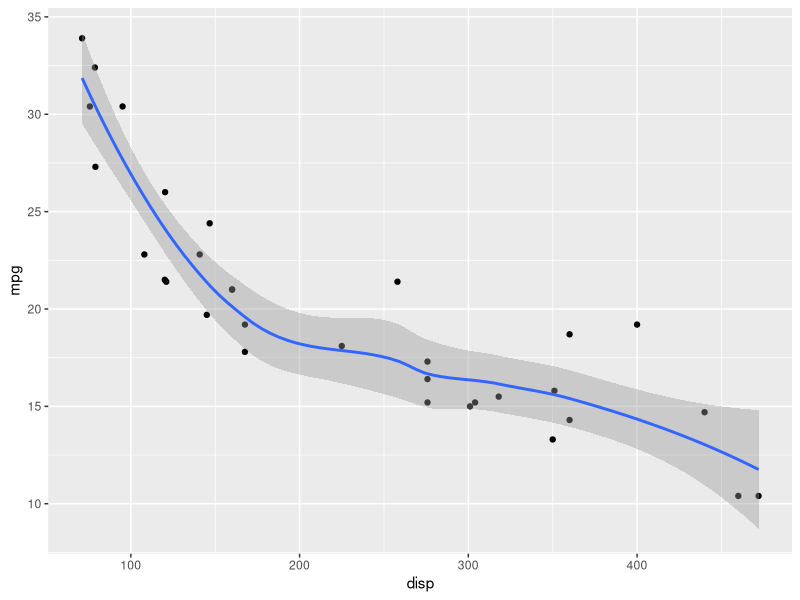
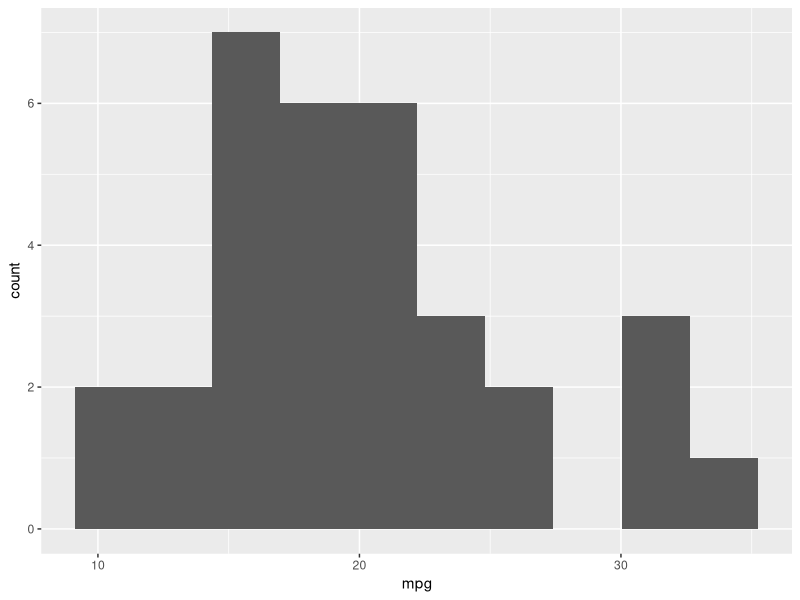

Write the R code that produced these figures, in order.
# Chapter exercises verification (run from repo root).
library(ggplot2)
p1 <- ggplot(mtcars) + geom_point(aes(disp, mpg)) + geom_smooth(aes(disp, mpg), formula = y ~ x)
p2 <- ggplot(mtcars) + geom_histogram(aes(mpg), bins = 10)
stopifnot(sum(ggplot_build(p2)$data[[1]]$count) == 32)
invisible(ggplot_build(p1))
message("ch-geoms OK")
